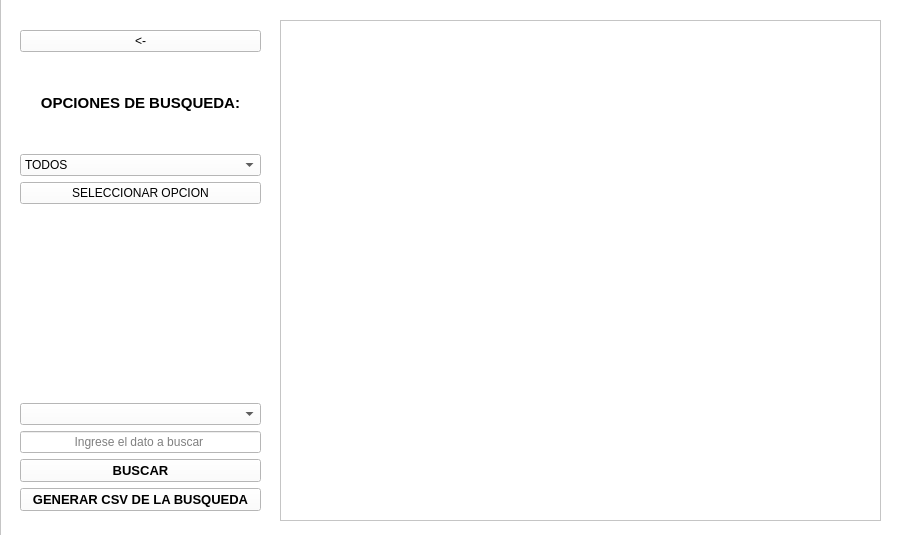
<?xml version="1.0" encoding="UTF-8"?>
<ui version="4.0">
 <class>VentanaSeleccionar</class>
 <widget class="QMainWindow" name="VentanaSeleccionar">
  <property name="geometry">
   <rect>
    <x>0</x>
    <y>0</y>
    <width>897</width>
    <height>535</height>
   </rect>
  </property>
  <property name="windowTitle">
   <string>Buscador de Registros</string>
  </property>
  <property name="styleSheet">
   <string notr="true"/>
  </property>
  <widget class="QWidget" name="centralwidget">
   <widget class="QTableWidget" name="tableWidget">
    <property name="geometry">
     <rect>
      <x>280</x>
      <y>20</y>
      <width>601</width>
      <height>501</height>
     </rect>
    </property>
    <property name="font">
     <font>
      <weight>50</weight>
      <bold>false</bold>
     </font>
    </property>
    <property name="styleSheet">
     <string notr="true">background-color: rgb(255, 255, 255);
</string>
    </property>
    <property name="frameShape">
     <enum>QFrame::StyledPanel</enum>
    </property>
    <property name="frameShadow">
     <enum>QFrame::Sunken</enum>
    </property>
   </widget>
   <widget class="QFrame" name="frame_particular">
    <property name="geometry">
     <rect>
      <x>10</x>
      <y>20</y>
      <width>261</width>
      <height>501</height>
     </rect>
    </property>
    <property name="styleSheet">
     <string notr="true">background-color: rgb(255, 255, 255);</string>
    </property>
    <widget class="QWidget" name="layoutWidget">
     <property name="geometry">
      <rect>
       <x>10</x>
       <y>10</y>
       <width>241</width>
       <height>481</height>
      </rect>
     </property>
     <layout class="QVBoxLayout" name="verticalLayout">
      <item>
       <widget class="QPushButton" name="atras">
        <property name="cursor">
         <cursorShape>PointingHandCursor</cursorShape>
        </property>
        <property name="styleSheet">
         <string notr="true">QPushButton:hover{
	
	background-color: rgb(165, 175, 173);
}
QPushButton{
	background-color: rgb(255, 255, 255);
}</string>
        </property>
        <property name="text">
         <string>&lt;-</string>
        </property>
       </widget>
      </item>
      <item>
       <widget class="QLabel" name="titulo">
        <property name="font">
         <font>
          <pointsize>11</pointsize>
          <weight>75</weight>
          <bold>true</bold>
         </font>
        </property>
        <property name="styleSheet">
         <string notr="true">background-color: rgb(255, 255, 255);</string>
        </property>
        <property name="text">
         <string>OPCIONES DE BUSQUEDA:</string>
        </property>
        <property name="alignment">
         <set>Qt::AlignCenter</set>
        </property>
       </widget>
      </item>
      <item>
       <widget class="QComboBox" name="opciones">
        <property name="styleSheet">
         <string notr="true">background-color: rgb(255, 255, 255);</string>
        </property>
        <item>
         <property name="text">
          <string>TODOS</string>
         </property>
        </item>
        <item>
         <property name="text">
          <string>Especifico</string>
         </property>
        </item>
       </widget>
      </item>
      <item>
       <widget class="QPushButton" name="seleccionar">
        <property name="cursor">
         <cursorShape>PointingHandCursor</cursorShape>
        </property>
        <property name="styleSheet">
         <string notr="true">QPushButton{
	background-color: rgb(255, 255, 255);
}

QPushButton:hover{
	
	background-color: rgb(255, 170, 0);
}</string>
        </property>
        <property name="text">
         <string>SELECCIONAR OPCION</string>
        </property>
       </widget>
      </item>
      <item>
       <widget class="QLabel" name="imagen">
        <property name="styleSheet">
         <string notr="true">background-color: rgb(255, 255, 255);</string>
        </property>
        <property name="text">
         <string/>
        </property>
        <property name="pixmap">
         <pixmap>../multimedia/buscar_registro.png</pixmap>
        </property>
        <property name="scaledContents">
         <bool>true</bool>
        </property>
       </widget>
      </item>
      <item>
       <widget class="QLabel" name="titulo2">
        <property name="styleSheet">
         <string notr="true">background-color: rgb(255, 255, 255);</string>
        </property>
        <property name="text">
         <string/>
        </property>
        <property name="alignment">
         <set>Qt::AlignCenter</set>
        </property>
       </widget>
      </item>
      <item>
       <widget class="QComboBox" name="opciones_2">
        <property name="styleSheet">
         <string notr="true">background-color: rgb(255, 255, 255);</string>
        </property>
       </widget>
      </item>
      <item>
       <widget class="QLineEdit" name="dato">
        <property name="styleSheet">
         <string notr="true">background-color: rgb(255, 255, 255);</string>
        </property>
        <property name="alignment">
         <set>Qt::AlignCenter</set>
        </property>
        <property name="placeholderText">
         <string>Ingrese el dato a buscar </string>
        </property>
       </widget>
      </item>
      <item>
       <widget class="QPushButton" name="realizar">
        <property name="font">
         <font>
          <pointsize>10</pointsize>
          <weight>75</weight>
          <bold>true</bold>
         </font>
        </property>
        <property name="cursor">
         <cursorShape>PointingHandCursor</cursorShape>
        </property>
        <property name="styleSheet">
         <string notr="true">QPushButton{
	background-color: rgb(255, 255, 255);
}

QPushButton:hover{
	
	background-color: rgb(255, 170, 0);
}</string>
        </property>
        <property name="text">
         <string>BUSCAR</string>
        </property>
       </widget>
      </item>
      <item>
       <widget class="QPushButton" name="generarinforme">
        <property name="font">
         <font>
          <pointsize>10</pointsize>
          <weight>75</weight>
          <bold>true</bold>
         </font>
        </property>
        <property name="cursor">
         <cursorShape>PointingHandCursor</cursorShape>
        </property>
        <property name="styleSheet">
         <string notr="true">QPushButton{
	background-color: rgb(255, 255, 255);
}

QPushButton:hover{
	
	background-color: rgb(255, 255, 0);
}</string>
        </property>
        <property name="text">
         <string>GENERAR CSV DE LA BUSQUEDA</string>
        </property>
       </widget>
      </item>
     </layout>
    </widget>
   </widget>
   <widget class="QFrame" name="frame_ventana">
    <property name="geometry">
     <rect>
      <x>0</x>
      <y>-10</y>
      <width>911</width>
      <height>551</height>
     </rect>
    </property>
    <property name="styleSheet">
     <string notr="true">background-color: rgb(255, 255, 255);</string>
    </property>
    <property name="frameShape">
     <enum>QFrame::StyledPanel</enum>
    </property>
    <property name="frameShadow">
     <enum>QFrame::Raised</enum>
    </property>
   </widget>
   <zorder>frame_ventana</zorder>
   <zorder>frame_particular</zorder>
   <zorder>tableWidget</zorder>
  </widget>
 </widget>
 <resources/>
 <connections/>
</ui>
